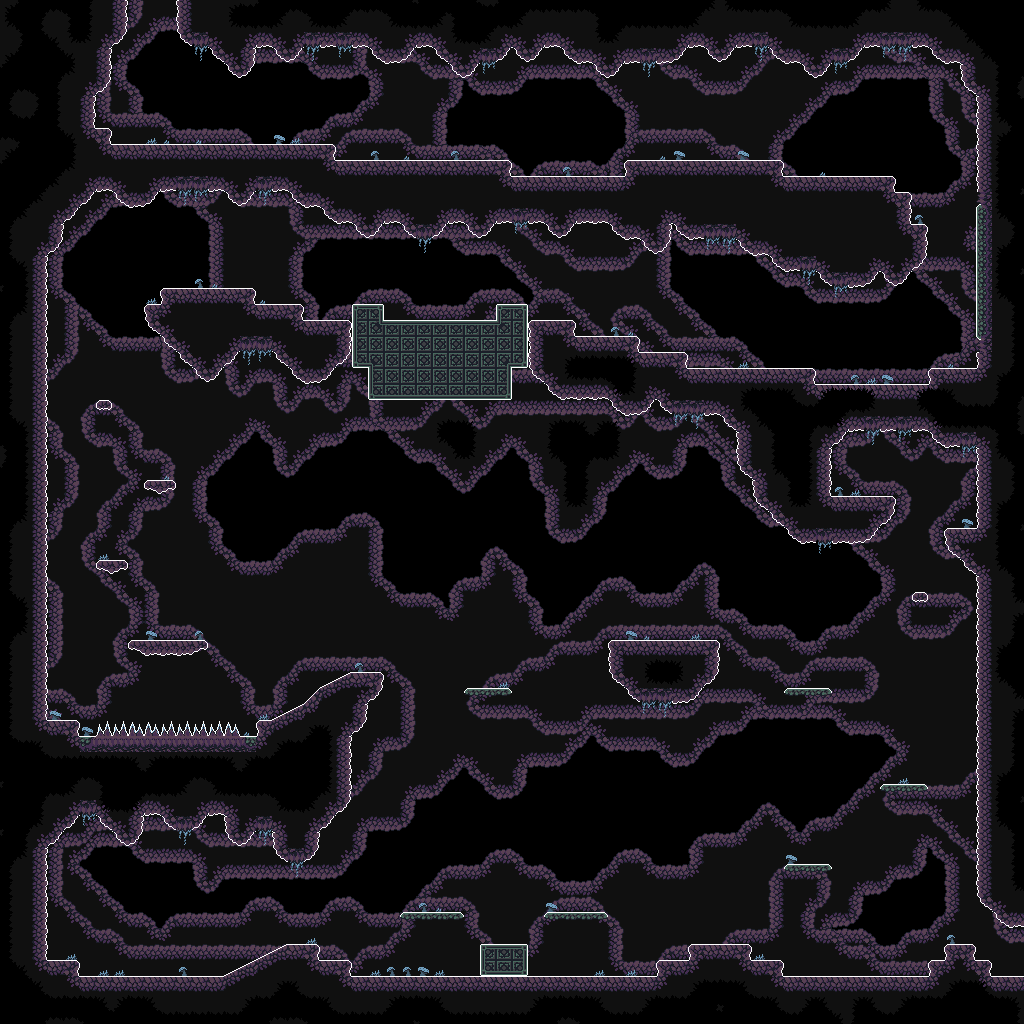

The image is a tile-based game level rendered from a .tmx file. Its description and source (layers, tilesets, objects; grid data summarised) follow:
An orthogonal 64x64 tile map with 16x16 px tiles, 13 tile layers (Background, BG3, Background2, Normal, ...), 3 tilesets.

<map version="1.2" tiledversion="1.2.0" orientation="orthogonal" renderorder="right-down" width="64" height="64" tilewidth="16" tileheight="16" infinite="0" nextlayerid="25" nextobjectid="1">
 <tileset firstgid="1" source="../blue_castle_tiles.tsx" />
 <tileset firstgid="257" source="../purple_ruins_tiles.tsx" />
 <tileset firstgid="513" source="../collision_tiles.tsx" />
 <layer id="12" name="Background" width="64" height="64">
  <data>[4096 cells, 4096 non-empty, 1 distinct tile ids]</data>
 </layer>
 <layer id="13" name="BG3" width="64" height="64">
  <data>[4096 cells, 3213 non-empty, 13 distinct tile ids]</data>
 </layer>
 <layer id="14" name="Background2" width="64" height="64">
  <data>[4096 cells, 1862 non-empty, 13 distinct tile ids]</data>
 </layer>
 <layer id="23" name="Normal" width="64" height="64">
  <data>[4096 cells, 1649 non-empty, 55 distinct tile ids]</data>
 </layer>
 <layer id="24" name="Black" width="64" height="64">
  <data>[4096 cells, 596 non-empty, 13 distinct tile ids]</data>
 </layer>
 <layer id="15" name="Collision" width="64" height="64" opacity="0">
  <properties>
   <property name="unity:layer" value="Collision" />
  </properties>
  <data>[4096 cells, 1528 non-empty, 6 distinct tile ids]</data>
 </layer>
 <layer id="16" name="CollisionSpikes" width="64" height="64">
  <data>[4096 cells, 0 non-empty, 0 distinct tile ids]</data>
 </layer>
 <layer id="17" name="Lights1" width="64" height="64">
  <data>[4096 cells, 0 non-empty, 0 distinct tile ids]</data>
 </layer>
 <layer id="18" name="Lights2" width="64" height="64">
  <data>[4096 cells, 0 non-empty, 0 distinct tile ids]</data>
 </layer>
 <layer id="19" name="Hidden" width="64" height="64">
  <properties>
   <property name="unity:sortingLayerName" value="Foreground" />
  </properties>
  <data>[4096 cells, 0 non-empty, 0 distinct tile ids]</data>
 </layer>
 <layer id="20" name="Platforms" width="64" height="64" opacity="0">
  <properties>
   <property name="unity:layer" value="Platform" />
  </properties>
  <data>[4096 cells, 24 non-empty, 1 distinct tile ids]</data>
 </layer>
 <layer id="21" name="Platforms2" width="64" height="64">
  <properties>
   <property name="unity:layer" value="Platform" />
  </properties>
  <data>[4096 cells, 0 non-empty, 0 distinct tile ids]</data>
 </layer>
 <layer id="22" name="Foreground" width="64" height="64">
  <properties>
   <property name="unity:sortingLayerName" value="Foreground" />
  </properties>
  <data>[4096 cells, 0 non-empty, 0 distinct tile ids]</data>
 </layer>
</map>
